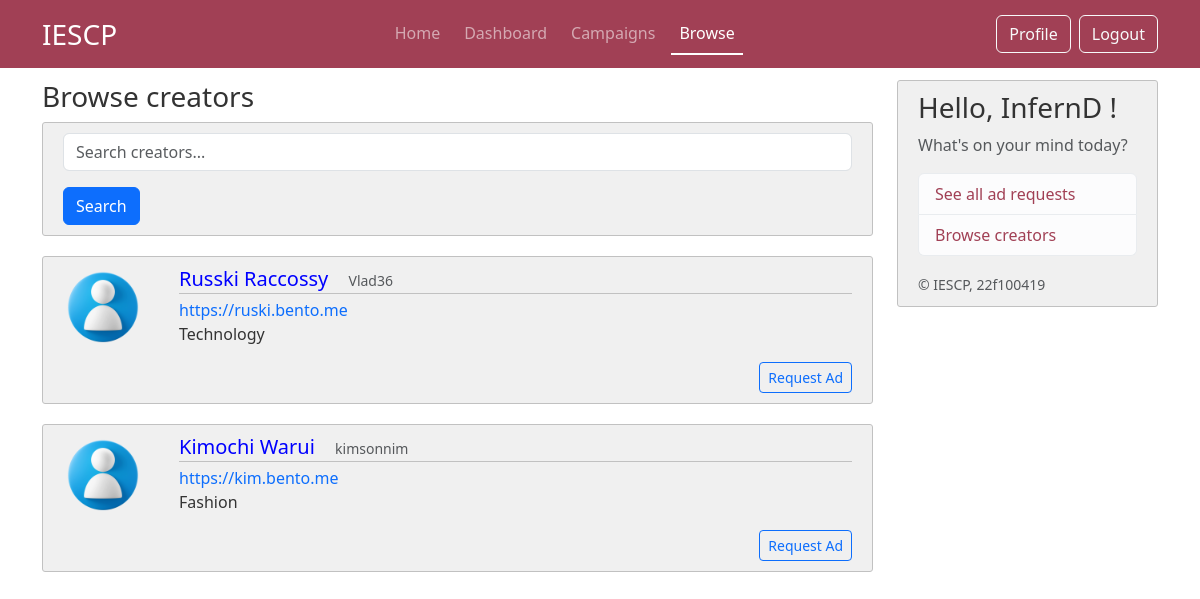
The app's page /browse (signed in) with its own data.
### iescp/models.py (models this page shows, shortened)
class Creator(db.Model, UserMixin):
     __tablename__ = 'creator'
     id = db.Column(db.Integer, primary_key=True)
     social_link_1 = db.Column(db.String(120), nullable=False)
     social_link_2 = db.Column(db.String(120))
     social_link_3 = db.Column(db.String(120))
     category = db.Column(db.String(50), nullable= False)
     location= db.Column(db.String(100), nullable= False)
     dob = db.Column(db.DateTime, nullable=False)
     bio = db.Column(db.Text, nullable= False)
     common_id = db.Column(db.Integer, db.ForeignKey('commonuser.id'), nullable = False)
     common_user = db.relationship('CommonUser', backref='creator', uselist=False)

class CommonUser(db.Model,UserMixin):
     __tablename__ = 'commonuser'
     id = db.Column(db.Integer, primary_key=True)
     role = db.Column(db.String(25), nullable=False) # sponsor or creator
     username = db.Column(db.String(16), unique=True, nullable =False)
     password = db.Column(db.String(60), nullable =False)
     email = db.Column(db.String(50), unique=True, nullable =False)
     firstname = db.Column(db.String(50), nullable=False)
     lastname = db.Column(db.String(50), nullable=False)
     profile_pic = db.Column(db.String(16), nullable =False, default='default.jpg')
     status = db.Column(db.String(12), nullable= False, default='Public') #public or private profile for browse page
     flag = db.Column(db.String(5), nullable=False, default='No') # flag for admin
     phone_no = db.Column(db.String(16), nullable = False)

### iescp/routes.py (the view, shortened to what this page needs)
@app.route("/browse")
@login_required
def browse():
     search_query = request.args.get('search', '')
     if current_user.role == "Sponsor":
          creators = Creator.query.join(Creator.common_user).filter(or_(CommonUser.username.ilike(f'%{search_query}%'),CommonUser.firstname.ilike(f'%{search_query}%'),Creator.category.ilike(f'%{search_query}%'))).all()
          return render_template("sponsor/03_browse_creator.html", title= "Browse",creators_list=creators)
     else:
          return redirect(url_for('home'))

### iescp/models.py (called while the page is built)
@login_manager.user_loader
def load_user(user_id):
     return CommonUser.query.get(int(user_id))

### iescp/templates/sponsor/03_browse_creator.html
{% extends "layout.html" %}
{% block content %}
    <h2 class="h3"> Browse creators </h2>
    <div class="content-section">
        <form method="GET" action="{{ url_for('browse') }}">
            <input type="text" name="search" placeholder="Search creators..." value="{{ request.args.get('search', '') }}" class="form-control mb-3">
            <button type="submit" class="btn btn-primary">Search</button>
        </form>
    </div>
    {% for user in creators_list%}
        <article class="d-flex content-section">
            <div class="flex-shrink-0">
                <img src="{{ url_for('static', filename='images/profile_pics/'+ user.common_user.profile_pic) }}" alt="{{user.common_user.username}}'s profile image" class="rounded-circle account-img" style="width:80px;height:80px">
            </div>
            <div class="flex-grow-1 ms-3">
                <div class="article-metadata justify-content-between">
                    <a class="h5" href="#" style="margin-right: 1rem;"> {{ user.common_user.firstname }} {{ user.common_user.lastname }}</a>
                    <small class="text-muted"> {{ user.common_user.username }}</small>
                </div>
                <a href="{{ user.social_link_1 }}" target="_blank"> {{ user.social_link_1 }}</a>
                <p class="article-content"> {{ user.category }} </p>
                <div class="text-end">
                    <a href="{{ url_for('new_sponsoradreq',creator_id=user.common_user.id)}}" class="btn btn-outline-primary btn-sm"> Request Ad</a>
                </div>
            </div>
        </article>
    {% endfor %}
{% endblock content %}

### iescp/templates/layout.html (shortened to what this page needs)
<!DOCTYPE html>
<html>
    <head>
        <link href="https://cdn.jsdelivr.net/npm/bootstrap@5.3.3/dist/css/bootstrap.min.css" rel="stylesheet">
        <link rel="stylesheet" type="text/css" href="{{ url_for('static', filename='css/layout.css') }}">
    </head>
    <body>
        {% if current_user.email!='admin@admin.com'%}
        <header class="site-header">
            <nav class="navbar navbar-expand-md fixed-top" data-bs-theme="dark">
                <div class="container">
                    <a class="navbar-brand fs-3" href="{{ url_for('home') }}" >IESCP</a>
                    <div class="collapse navbar-collapse" id="navbarSupportedContent">
                        <ul class="navbar-nav nav-underline ms-auto mb-2 mb-lg-0 gap-2">
                            <li class="nav-item">
                                <a class="nav-link {{ 'active' if request.endpoint == 'home' }}" aria-current="page" href="{{ url_for('home') }}"> Home </a>
                            </li>
                            <li class="nav-item">
                                <a class="nav-link {{ 'active' if request.endpoint == 'dashboard' }}" href="{{ url_for('dashboard') }}"> Dashboard </a>
                            </li>
                            <li class="nav-item">
                                <a class="nav-link {{ 'active' if request.endpoint == 'campaign' }}" href="{{ url_for('campaign') }}"> Campaigns </a>
                            </li>
                            <li class="nav-item">
                                <a class="nav-link {{ 'active' if request.endpoint == 'browse' }}" href="{{ url_for('browse') }}"> Browse </a>
                            </li>
                        </ul>
                        <ul class="navbar-nav ms-auto mb-2 mb-lg-0 gap-2">
                            <li class="nav-item">
                                {% if current_user.role=='Sponsor' %}
                                    <a class="btn btn-outline-light" href="{{url_for('sponsor_profile')}}"> Profile </a>
                                {% endif %}
                            </li>
                            <li class="nav-item">
                                <a class="btn btn-outline-light" href="{{ url_for('logout') }}"> Logout </a>
                            </li>
                        </ul>
                    </div>
            </nav>
        </header>
        <main role="main" class="container">
            <div class="row">
                <div class="col-md-9">
                    {% block content %} {% endblock %}
                </div>
                <div class="col-md-3">
                    <div class="content-section sticky-top">
                        <h3> Hello, {{ current_user.username }} ! </h3>
                        <p class='text-muted'> What's on your mind today?
                        <ul class="list-group">
                            {% if current_user.role == "Sponsor" %}
                            <li class="list-group-item list-group-item-action list-group-item-light"> <a href="{{ url_for('sponsor_adreq_list') }}"> See all ad requests </a> </li>
                            <li class="list-group-item list-group-item-action list-group-item-light"> <a href="{{ url_for('browse') }}"> Browse creators </a> </li>
                            {% endif %}
                        </ul>
                        </p>
                        <small class="text-muted">&copy; IESCP, 22f100419</small>
                    </div>
                </div>
            </div>
        </main>
        {% endif %}
    </body>
</html>

### iescp/static/css/layout.css (style rules this page uses)
.navbar { background-color: #a14055; }
.sticky-top { top: 80px; }
body { background: #fff; color: #333333; margin-top: 5rem; height: 100vh; }
body::before { content: ''; position: fixed; top: 0; left: 0; width: 100%; height: 100%; background-image: url('../images/layout-bg-2.png'); background-size: cover; background-repeat: no-repeat; background-position: center; background-attachment: fixed; opacity: 0.3; z-index: -1; }
.site-header .navbar-nav .nav-link.active { font-weight: 500; }
.content-section { background: #f0f0f0; padding: 10px 20px; border: 1px solid #c1c1c1; border-radius: 3px; margin-bottom: 20px; }
a { text-decoration: none; }
.article-content { white-space: pre-line; }
.article-metadata { padding-bottom: 1px; margin-bottom: 4px; color: blue; text-decoration: none; border-bottom: 1px solid #c1c1c1; }
.account-img { height: 125px; width: 125px; margin-right: 20px; margin-bottom: 16px; }
.list-group a { color: #a14055; }

### records on screen
Creator: profile_pic (placeholder picture), common_user.firstname "Russki", common_user.lastname "Raccossy", common_user.username "Vlad36", social_link_1 "https://ruski.bento.me", category "Technology"
Creator: profile_pic (placeholder picture), common_user.firstname "Kimochi", common_user.lastname "Warui", common_user.username "kimsonnim", social_link_1 "https://kim.bento.me", category "Fashion"
CommonUser: username "InfernD"
